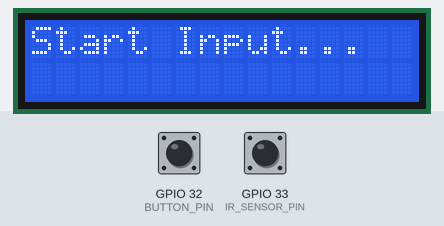
Bench run of a sketch on a simulated ESP32. Shown: 16×2 character LCD. The test bench sets the inputs (shaded band); at power-on: GPIO 32 (BUTTON_PIN) HIGH, GPIO 33 (IR_SENSOR_PIN) HIGH. What the sketch prints to the serial monitor is not drawn.

Above: at 2.2 s.
2.3 s: GPIO 32 (BUTTON_PIN) pulled LOW for 0.15 s
At 3.4 s:
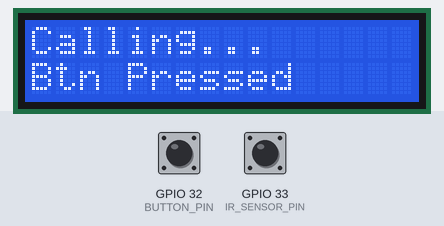
5.3 s: GPIO 33 (IR_SENSOR_PIN) pulsed LOW 2 times (0.12 s each, 0.3 s apart)
At 7.0 s:
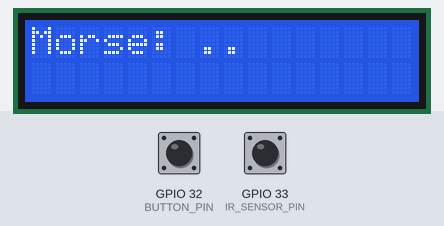
8.9 s: GPIO 32 (BUTTON_PIN) pulled LOW for 1 s
At 11.2 s:
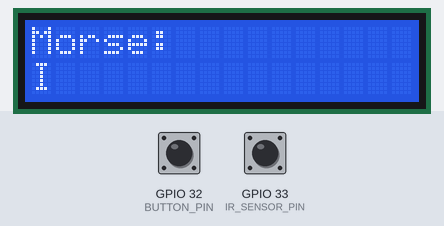
12.9 s: GPIO 32 (BUTTON_PIN) pulled LOW for 3.2 s
At 17.1 s:
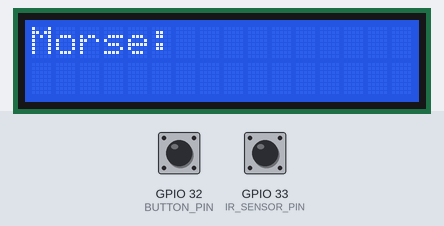
Timing chart, 0 to 18.6 s (numbered marks = the images above; inputs shaded):
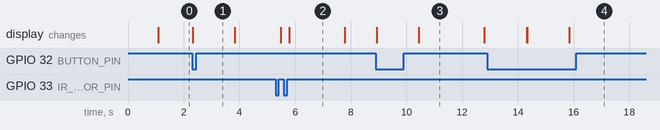

Measured:
- after the input at 2.3 s, the display: changes at once (image 1)
- after the input at 5.3 s, the display: first changes after 0.18 s (image 2 shows a later state)
- after the input at 8.9 s, the display: first changes at once (image 3 shows a later state)
- after the input at 12.9 s, the display: first differs from a run without the input after 1.4 s (image 4 shows a later state)
- what the display in image 2 shows lasts 2.0 s, from 5.8 s to 7.8 s
- what the display in image 3 shows lasts 2.4 s, from 10.4 s to 12.8 s

The sketch:

morseCodeDecoder.ino
```cpp
/*
 * MorseTalk - Arduino Morse Code Decoder
 *
 * This sketch reads IR sensor interruptions as Morse code input,
 * decodes them into text, and sends the decoded messages through
 * serial communication to a Python script for text-to-speech conversion.
 *
 * Hardware connections:
 * - IR sensor: GPIO pin 33 (detects finger movements)
 * - Button: GPIO pin 32 (emergency trigger)
 * - LCD: I2C connection (SDA, SCL pins)
 *
 * Created: May 2023
 * Last updated: July 2023
 */

#include <Wire.h>
#include <LiquidCrystal_I2C.h>
#include <map>

// Pin definitions and timing constants
#define IR_SENSOR_PIN 33
#define BUTTON_PIN 32     // Emergency button on GPIO 32
#define TAP_WINDOW 300    // Threshold for dot vs dash (milliseconds)
#define CHAR_GAP 2000     // Gap between characters
#define WORD_GAP 5000     // Gap between words
#define SENTENCE_GAP 7000 // Gap to end sentence

LiquidCrystal_I2C lcd(0x27, 16, 2);

// Morse code lookup table - maps morse code to characters
std::map<String, char> morseToChar = {
    {".-", 'A'}, {"-...", 'B'}, {"-.-.", 'C'}, {"-..", 'D'}, {".", 'E'}, {"..-.", 'F'}, {"--.", 'G'}, {"....", 'H'}, {"..", 'I'}, {".---", 'J'}, {"-.-", 'K'}, {".-..", 'L'}, {"--", 'M'}, {".", 'N'}, {"---", 'O'}, {".--.", 'P'}, {"--.-", 'Q'}, {".-.", 'R'}, {"...", 'S'}, {"-", 'T'}, {"..-", 'U'}, {"...-", 'V'}, {".--", 'W'}, {"-..-", 'X'}, {"-.--", 'Y'}, {"--..", 'Z'}, {".-.-", ' '}, {".----", '1'}, {"..---", '2'}, {"...--", '3'}, {"....-", '4'}, {".....", '5'}, {"-....", '6'}, {"--...", '7'}, {"---..", '8'}, {"----.", '9'}, {"-----", '0'}};

// Special code for backspace functionality
const String BACKSPACE_CODE = ".-..-";

// Global variables
String morseCode, decodedMessage;
unsigned long lastSignalTime = 0, tapStartTime = 0;
bool measuringTap = false;
int tapCount = 0;

// Debounce variables
int prevSensorValue = HIGH;
unsigned long lastDebounceTime = 0;
const unsigned long debounceDelay = 50;

// Button state tracking
bool lastButtonState = HIGH;

void setup()
{
  // Initialize pins
  pinMode(IR_SENSOR_PIN, INPUT_PULLUP);
  pinMode(BUTTON_PIN, INPUT_PULLUP);

  // Start serial communication
  Serial.begin(115200);

  // Initialize LCD
  lcd.init();
  lcd.backlight();
  lcd.setCursor(0, 0);
  lcd.print("Morse Decoder");
  delay(1000);
  lcd.clear();
  lcd.print("Start Input...");
}

void loop()
{
  handleButtonPress(); // Check emergency button first
  handleMorseInput();  // Process IR sensor input
}

// Triggers emergency call/SMS
void triggerCall(const String &reason)
{
  Serial.println("CALL_TRIGGERED");
  lcd.clear();
  lcd.setCursor(0, 0);
  lcd.print("Calling...");
  lcd.setCursor(0, 1);
  lcd.print(reason);
  delay(1500);
  updateDisplay();
}

// Detects button press and triggers emergency call
void handleButtonPress()
{
  bool btn = digitalRead(BUTTON_PIN);
  if (btn == LOW && lastButtonState == HIGH)
  {
    // Button just pressed (falling edge)
    triggerCall("Btn Pressed");
  }
  lastButtonState = btn;
}

// Processes IR sensor input as Morse code
void handleMorseInput()
{
  int sensorValue = digitalRead(IR_SENSOR_PIN);
  unsigned long currentTime = millis();

  // Debounce logic
  if (sensorValue != prevSensorValue)
  {
    lastDebounceTime = currentTime;
  }

  if ((currentTime - lastDebounceTime) > debounceDelay)
  {
    // Start measuring tap when finger blocks IR
    if (sensorValue == LOW && !measuringTap)
    {
      tapStartTime = currentTime;
      measuringTap = true;
    }

    // End measuring tap when finger is removed
    if (sensorValue == HIGH && measuringTap)
    {
      unsigned long dur = currentTime - tapStartTime;
      measuringTap = false;
      morseCode += (dur < TAP_WINDOW ? "." : "-"); // Short = dot, Long = dash
      lastSignalTime = currentTime;
      updateDisplay();
    }

    // Handle gaps between characters and words
    if (sensorValue == HIGH && morseCode.length() > 0 && !measuringTap)
    {
      unsigned long gap = currentTime - lastSignalTime;

      // Character gap - decode current morse sequence
      if (gap >= CHAR_GAP && gap < WORD_GAP)
      {
        decodeMorse();
        morseCode = "";
      }
      // Word gap - add space after decoding
      else if (gap >= WORD_GAP && gap < SENTENCE_GAP)
      {
        decodeMorse();
        decodedMessage += " ";
        morseCode = "";
        updateDisplay();
      }
    }

    // End of sentence - trigger call if "Y" or reset
    if ((currentTime - lastSignalTime) >= SENTENCE_GAP && decodedMessage.length() > 0)
    {
      if (decodedMessage == "Y")
      {
        triggerCall("Sent: Y");
      }
      else
      {
        // Complete sentence - send to Python for TTS
        Serial.println("Sentence complete: " + decodedMessage);
        lcd.clear();
        lcd.setCursor(0, 0);
        lcd.print("Speaking...");
        lcd.setCursor(0, 1);
        lcd.print(
            decodedMessage.length() > 16
                ? decodedMessage.substring(decodedMessage.length() - 16)
                : decodedMessage);
        delay(1500);
        updateDisplay();
      }

      // Reset for next sentence
      decodedMessage = "";
      morseCode = "";
      lcd.clear();
      lcd.setCursor(0, 0);
      lcd.print("Start Input...");
    }
  }
  prevSensorValue = sensorValue;
}

// Converts morse code to character and adds to message
void decodeMorse()
{
  // Handle backspace code
  if (morseCode == BACKSPACE_CODE)
  {
    if (decodedMessage.length() > 0)
    {
      decodedMessage.remove(decodedMessage.length() - 1);
      Serial.println("[DEL]");
    }
  }
  // Look up character in morse code map
  else if (morseToChar.count(morseCode))
  {
    decodedMessage += morseToChar[morseCode];
  }
  // Handle invalid morse code
  else
  {
    Serial.print("[Invalid Morse]: ");
    Serial.println(morseCode);
  }
  updateDisplay();
}

// Updates the LCD display with current morse code and message
void updateDisplay()
{
  lcd.clear();
  lcd.setCursor(0, 0);
  lcd.print("Morse: " + morseCode);
  lcd.setCursor(0, 1);

  // Show last 16 characters if message is longer than display
  if (decodedMessage.length() > 16)
    lcd.print(decodedMessage.substring(decodedMessage.length() - 16));
  else
    lcd.print(decodedMessage);
}
```
